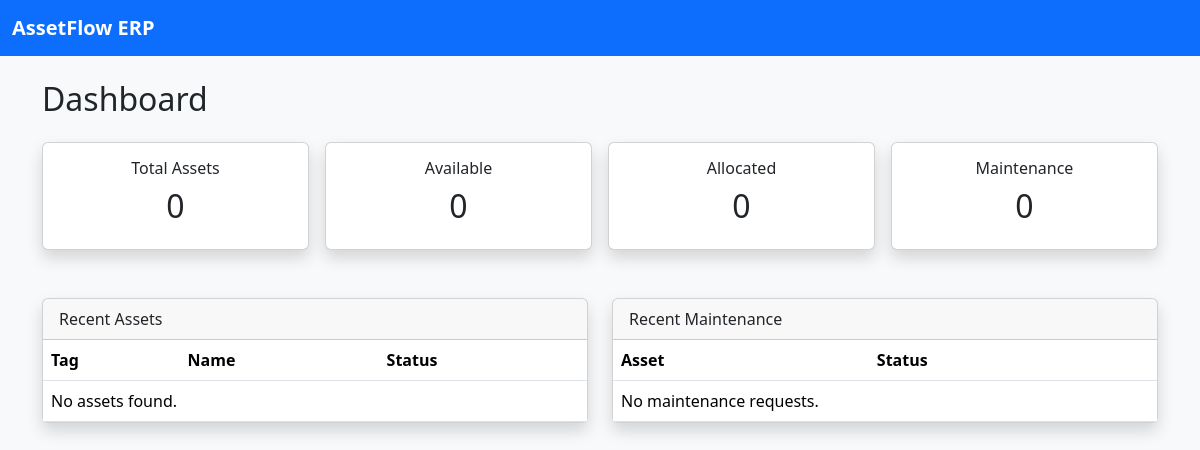
Before: / with the older database file.
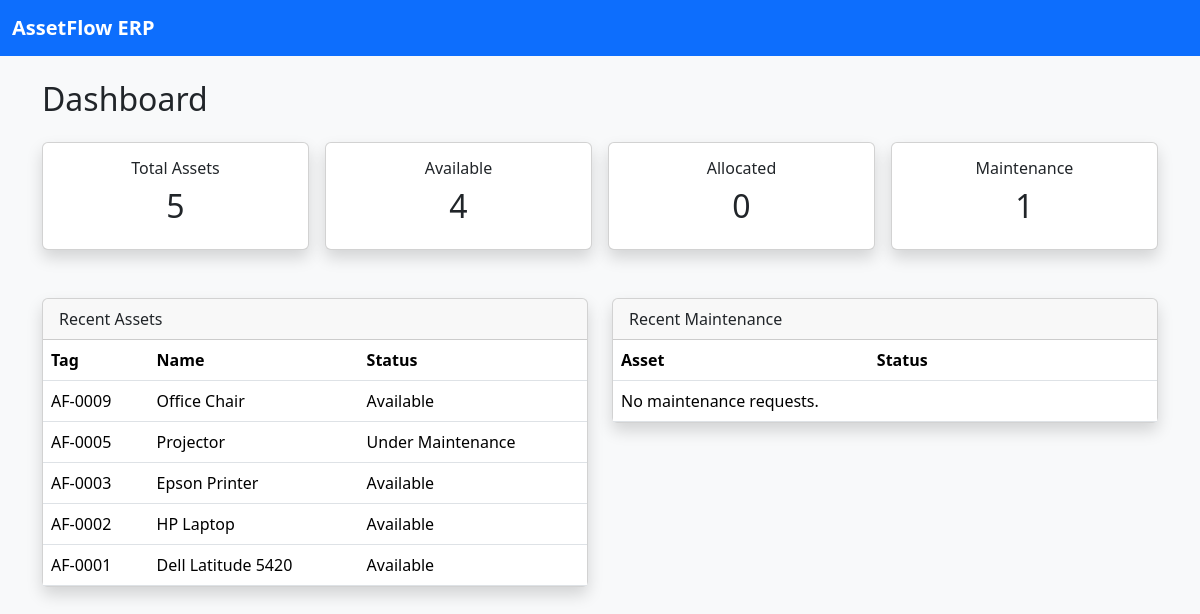
After: the same page with the newer database file.
### assets/models.py (models this page shows, shortened)
class Asset(models.Model):
    STATUS_CHOICES = [
        ("Available", "Available"),
        ("Allocated", "Allocated"),
        ("Reserved", "Reserved"),
        ("Under Maintenance", "Under Maintenance"),
        ("Lost", "Lost"),
        ("Retired", "Retired"),
        ("Disposed", "Disposed"),
    ]
    CONDITION_CHOICES = [
        ("Excellent", "Excellent"),
        ("Good", "Good"),
        ("Fair", "Fair"),
        ("Damaged", "Damaged"),
    ]
    asset_tag = models.CharField(max_length=20, unique=True)
    name = models.CharField(max_length=150)
    category = models.ForeignKey(
        AssetCategory,
        on_delete=models.CASCADE
    )
    department = models.ForeignKey(
        Department,
        on_delete=models.SET_NULL,
        null=True,
        blank=True
    )
    serial_number = models.CharField(
        max_length=100,
        unique=True
    )
    acquisition_date = models.DateField()
    acquisition_cost = models.DecimalField(
        max_digits=10,
        decimal_places=2
    )
    location = models.CharField(max_length=100)
    condition = models.CharField(
        max_length=20,
        choices=CONDITION_CHOICES,
        default="Good"
    )
    status = models.CharField(
        max_length=30,
        choices=STATUS_CHOICES,
        default="Available"
    )
    shared_bookable = models.BooleanField(default=False)
    image = models.ImageField(
        upload_to="assets/",
        blank=True,
        null=True
    )

### dashboard/views.py (the view)
# urls.py: path("", include("dashboard.urls")),
def dashboard(request):
    context = {
        "total_assets": Asset.objects.count(),
        "available": Asset.objects.filter(status="Available").count(),
        "allocated": Asset.objects.filter(status="Allocated").count(),
        "maintenance": Asset.objects.filter(status="Under Maintenance").count(),
        "departments": Department.objects.count(),
        "recent_assets": Asset.objects.order_by("-id")[:5],
        "recent_maintenance": MaintenanceRequest.objects.order_by("-id")[:5],
    }
    return render(request, "dashboard.html", context)

### templates/dashboard.html (shortened to what this page needs)
<!DOCTYPE html>
<html lang="en">
<head>
    <link href="https://cdn.jsdelivr.net/npm/bootstrap@5.3.3/dist/css/bootstrap.min.css" rel="stylesheet">
</head>
<body class="bg-light">
<nav class="navbar navbar-dark bg-primary">
    <div class="container-fluid">
        <span class="navbar-brand fw-bold">
            AssetFlow ERP
        </span>
    </div>
</nav>
<div class="container mt-4">
    <h2 class="mb-4">Dashboard</h2>
    <div class="row g-3">
        <div class="col-md-3">
            <div class="card shadow text-center">
                <div class="card-body">
                    <h6>Total Assets</h6>
                    <h2>{{ total_assets }}</h2>
                </div>
            </div>
        </div>
        <div class="col-md-3">
            <div class="card shadow text-center">
                <div class="card-body">
                    <h6>Available</h6>
                    <h2>{{ available }}</h2>
                </div>
            </div>
        </div>
        <div class="col-md-3">
            <div class="card shadow text-center">
                <div class="card-body">
                    <h6>Allocated</h6>
                    <h2>{{ allocated }}</h2>
                </div>
            </div>
        </div>
        <div class="col-md-3">
            <div class="card shadow text-center">
                <div class="card-body">
                    <h6>Maintenance</h6>
                    <h2>{{ maintenance }}</h2>
                </div>
            </div>
        </div>
    </div>
    <div class="row mt-5">
        <div class="col-md-6">
            <div class="card shadow">
                <div class="card-header">
                    Recent Assets
                </div>
                <table class="table table-hover mb-0">
                    <thead>
                        <tr>
                            <th>Tag</th>
                            <th>Name</th>
                            <th>Status</th>
                        </tr>
                    </thead>
                    <tbody>
                    {% for asset in recent_assets %}
                    <tr>
                        <td>{{ asset.asset_tag }}</td>
                        <td>{{ asset.name }}</td>
                        <td>{{ asset.status }}</td>
                    </tr>
                    {% empty %}
                    <tr>
                        <td colspan="3">No assets found.</td>
                    </tr>
                    {% endfor %}
                    </tbody>
                </table>
            </div>
        </div>
        <div class="col-md-6">
            <div class="card shadow">
                <div class="card-header">
                    Recent Maintenance
                </div>
                <table class="table table-hover mb-0">
                    <thead>
                        <tr>
                            <th>Asset</th>
                            <th>Status</th>
                        </tr>
                    </thead>
                    <tbody>
                    {% for m in recent_maintenance %}
                    <tr>
                        <td>{{ m.asset.name }}</td>
                        <td>{{ m.status }}</td>
                    </tr>
                    {% empty %}
                    <tr>
                        <td colspan="2">No maintenance requests.</td>
                    </tr>
                    {% endfor %}
                    </tbody>
                </table>
            </div>
        </div>
    </div>
</div>
</body>
</html>

Changed rows visible on the page:
added Asset: asset_tag "AF-0009", name "Office Chair", status "Available"
added Asset: asset_tag "AF-0005", name "Projector", status "Under Maintenance"
added Asset: asset_tag "AF-0003", name "Epson Printer", status "Available"
added Asset: asset_tag "AF-0002", name "HP Laptop", status "Available"
added Asset: asset_tag "AF-0001", name "Dell Latitude 5420", status "Available"
Other visible differences:
{{ total_assets }}: "0" → "5"
{{ available }}: "0" → "4"
{{ maintenance }}: "0" → "1"
text no longer shown: "No assets found."
